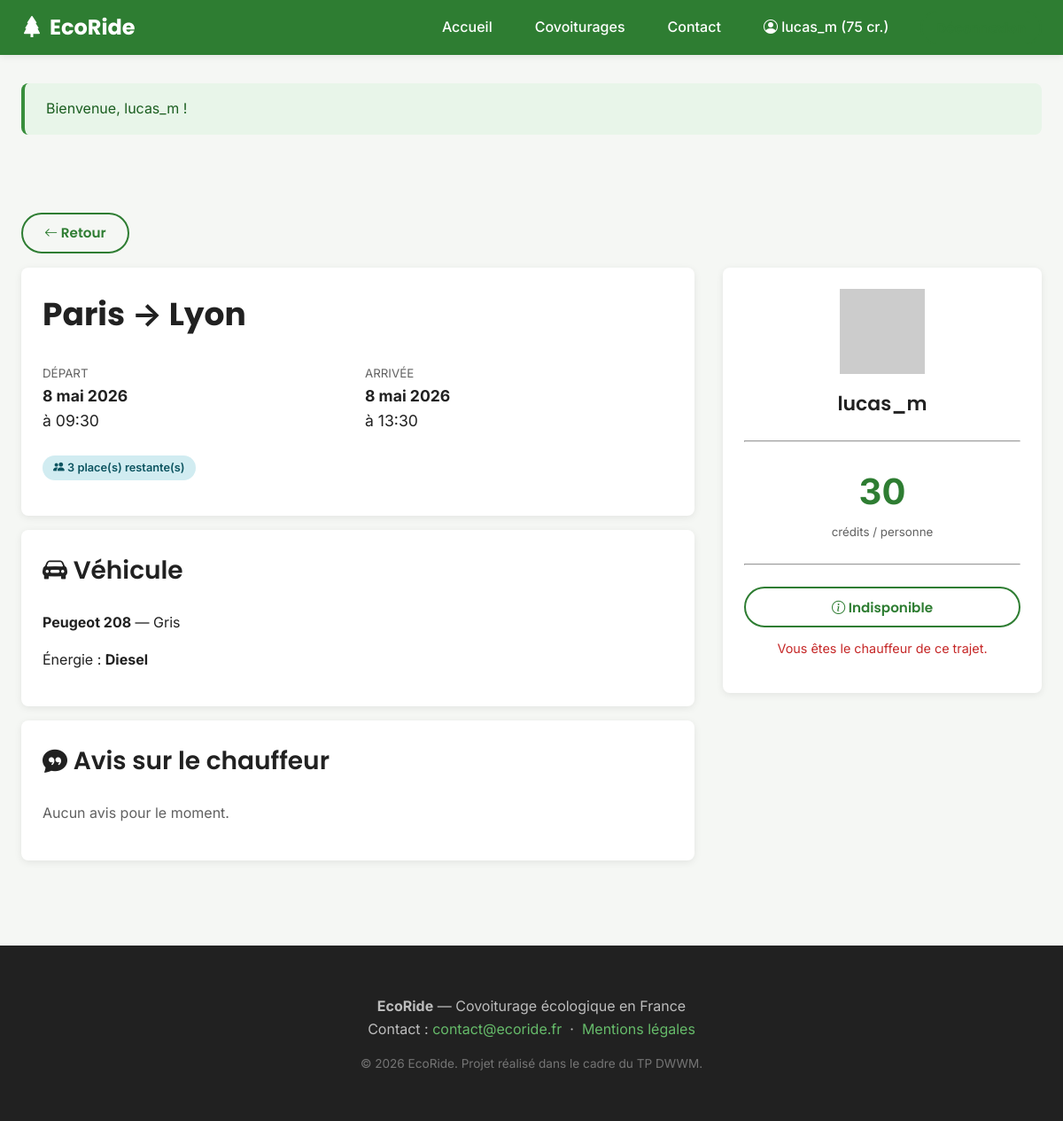
Screenshot of /covoiturages/3 (signed in) with the database file from the repository.
### tables this page shows
CREATE TABLE covoiturage (
    covoiturage_id     INT AUTO_INCREMENT PRIMARY KEY,
    chauffeur_id       INT NOT NULL,
    voiture_id         INT NOT NULL,
    date_depart        DATE NOT NULL,
    heure_depart       TIME NOT NULL,
    date_arrivee       DATE NOT NULL,
    heure_arrivee      TIME NOT NULL,
    lieu_depart        VARCHAR(100) NOT NULL,
    lieu_arrivee       VARCHAR(100) NOT NULL,
    statut             ENUM('prevu','en_cours','termine','annule') NOT NULL DEFAULT 'prevu',
    nb_place           TINYINT NOT NULL,
    prix_personne      DECIMAL(6,2) NOT NULL,
    FOREIGN KEY (chauffeur_id) REFERENCES utilisateur(utilisateur_id) ON DELETE CASCADE,
    FOREIGN KEY (voiture_id)   REFERENCES voiture(voiture_id),
    INDEX idx_recherche (lieu_depart, lieu_arrivee, date_depart),
    INDEX idx_statut (statut)
);

CREATE TABLE utilisateur (
    utilisateur_id     INT AUTO_INCREMENT PRIMARY KEY,
    pseudo             VARCHAR(50) NOT NULL UNIQUE,
    email              VARCHAR(150) NOT NULL UNIQUE,
    password_hash      VARCHAR(255) NOT NULL,
    nom                VARCHAR(50),
    prenom             VARCHAR(50),
    telephone          VARCHAR(20),
    date_naissance     DATE,
    photo              VARCHAR(255) DEFAULT 'default-avatar.png',
    credit             INT NOT NULL DEFAULT 20,
    statut             ENUM('actif','suspendu') NOT NULL DEFAULT 'actif',
    date_creation      DATETIME NOT NULL DEFAULT CURRENT_TIMESTAMP,
    INDEX idx_email (email),
    INDEX idx_pseudo (pseudo)
);

CREATE TABLE marque (
    marque_id      INT AUTO_INCREMENT PRIMARY KEY,
    libelle        VARCHAR(50) NOT NULL UNIQUE
);

CREATE TABLE voiture (
    voiture_id                       INT AUTO_INCREMENT PRIMARY KEY,
    utilisateur_id                   INT NOT NULL,
    marque_id                        INT NOT NULL,
    modele                           VARCHAR(50) NOT NULL,
    immatriculation                  VARCHAR(15) NOT NULL UNIQUE,
    energie                          ENUM('essence','diesel','electrique','hybride','gpl') NOT NULL,
    couleur                          VARCHAR(30),
    date_premiere_immatriculation    DATE,
    nb_places                        TINYINT NOT NULL DEFAULT 4,
    FOREIGN KEY (utilisateur_id) REFERENCES utilisateur(utilisateur_id) ON DELETE CASCADE,
    FOREIGN KEY (marque_id)      REFERENCES marque(marque_id),
    INDEX idx_energie (energie)
);

### views/covoiturage/show.php (the view, shortened to what the rows shown need)
<div class="container">
    <a href="javascript:history.back()" class="btn btn-secondary" style="margin-bottom:1rem">
        <i class="bi bi-arrow-left"></i> Retour
    </a>
    <div style="display:grid;grid-template-columns:1fr 360px;gap:2rem">
        <div>
            <div class="card">
                <h1 style="margin-top:0"><?= e($covoiturage['lieu_depart']) ?> → <?= e($covoiturage['lieu_arrivee']) ?></h1>
                <div style="display:grid;grid-template-columns:1fr 1fr;gap:1rem;margin:1.5rem 0">
                    <div>
                        <small style="color:var(--color-text-muted)">DÉPART</small>
                        <p style="margin:0;font-size:1.1rem">
                            <strong><?= format_date_fr($covoiturage['date_depart']) ?></strong><br>
                            à <?= substr($covoiturage['heure_depart'], 0, 5) ?>
                        </p>
                    </div>
                    <div>
                        <small style="color:var(--color-text-muted)">ARRIVÉE</small>
                        <p style="margin:0;font-size:1.1rem">
                            <strong><?= format_date_fr($covoiturage['date_arrivee']) ?></strong><br>
                            à <?= substr($covoiturage['heure_arrivee'], 0, 5) ?>
                        </p>
                    </div>
                </div>
                <div style="display:flex;gap:1rem;flex-wrap:wrap;margin-bottom:1rem">
                    <span class="badge badge-info"><i class="bi bi-people-fill"></i> <?= $covoiturage['places_restantes'] ?> place(s) restante(s)</span>
                </div>
            </div>
            <div class="card" style="margin-top:1rem">
                <h2><i class="bi bi-car-front-fill"></i> Véhicule</h2>
                <p>
                    <strong><?= e($covoiturage['marque_libelle']) ?> <?= e($covoiturage['modele']) ?></strong>
                    — <?= e($covoiturage['couleur']) ?>
                </p>
                <p>Énergie : <strong><?= e(ucfirst($covoiturage['energie'])) ?></strong></p>
            </div>
            <div class="card" style="margin-top:1rem">
                <h2><i class="bi bi-chat-quote-fill"></i> Avis sur le chauffeur</h2>
                <?php if (empty($avis)): ?>
                    <p style="color:var(--color-text-muted)">Aucun avis pour le moment.</p>
                <?php endif; ?>
            </div>
        </div>
        <aside>
            <div class="card" style="position:sticky;top:90px">
                <div style="text-align:center">
                    <img src="<?= asset('images/' . ($covoiturage['chauffeur_photo'] ?? 'default-avatar.png')) ?>"
                         alt="" class="driver-photo"
                         style="width:96px;height:96px"
                         onerror="this.src='https://api.dicebear.com/7.x/initials/svg?seed=<?= urlencode($covoiturage['chauffeur_pseudo']) ?>'">
                    <h3 style="margin:0.5rem 0 0"><?= e($covoiturage['chauffeur_pseudo']) ?></h3>
                </div>
                <hr style="margin:1.5rem 0">
                <div style="text-align:center">
                    <div class="price" style="font-size:2.5rem;color:var(--color-primary);font-weight:700">
                        <?= number_format((float) $covoiturage['prix_personne'], 0) ?>
                    </div>
                    <small style="color:var(--color-text-muted)">crédits / personne</small>
                </div>
                <hr style="margin:1.5rem 0">
                <?php if (!Auth::check()): ?>
                    <a href="/login?next=<?= urlencode("/covoiturages/{$covoiturage['covoiturage_id']}") ?>"
                       class="btn btn-primary btn-block">Se connecter pour participer</a>
                    <p style="text-align:center;margin-top:0.75rem;color:var(--color-text-muted);font-size:0.9rem">
                        Pas encore de compte ? <a href="/register">S'inscrire</a>
                    </p>
                <?php else: ?>
                    <button class="btn btn-secondary btn-block" disabled>
                        <i class="bi bi-info-circle"></i> Indisponible
                    </button>
                    <p style="text-align:center;margin-top:0.75rem;color:var(--color-error);font-size:0.9rem">
                        <?= e($reason) ?>
                    </p>
                <?php endif; ?>
            </div>
        </aside>
    </div>
</div>

### src/Core/Router.php (shortened to what the rows shown need)
<?php
final class Router
{
    private array $routes = [
        'GET'    => [],
        'POST'   => [],
        'PUT'    => [],
        'DELETE' => [],
    ];
    private function add(string $method, string $path, callable|array $handler): void
    {
        $this->routes[$method][$path] = $handler;
    }
    public function dispatch(string $method, string $uri): void
    {
        $uri = parse_url($uri, PHP_URL_PATH) ?: '/';
        $uri = rtrim($uri, '/') ?: '/';
        foreach ($this->routes[$method] ?? [] as $path => $handler) {
            $pattern = preg_replace('#\{([a-zA-Z_]+)\}#', '(?P<$1>[^/]+)', $path);
            $pattern = '#^' . $pattern . '$#';
            if (preg_match($pattern, $uri, $matches)) {
                $params = array_filter($matches, 'is_string', ARRAY_FILTER_USE_KEY);
                $this->call($handler, $params);
                return;
            }
        }
    }
    private function call(callable|array $handler, array $params): void
    {
        if (is_array($handler) && count($handler) === 2) {
            [$class, $method] = $handler;
            $instance = new $class();
            $instance->$method(...array_values($params));
            return;
        }
    }
}

### views/layouts/main.php (shortened to what the rows shown need)
<!DOCTYPE html>
<html lang="fr">
<head>
    <link rel="stylesheet" href="https://cdn.jsdelivr.net/npm/bootstrap-icons@1.11.3/font/bootstrap-icons.css">
    <link rel="stylesheet" href="<?= asset('css/app.css') ?>">
</head>
<body>
<?php require __DIR__ . '/../partials/navbar.php'; ?>
<main>
    <?php if ($msg = flash('success')): ?>
        <div class="container"><div class="alert alert-success"><?= e($msg) ?></div></div>
    <?php endif; ?>
    <?= $content ?? '' ?>
</main>
<?php require __DIR__ . '/../partials/footer.php'; ?>
</body>
</html>

### views/partials/navbar.php (shortened to what the rows shown need)
<?php
$user = Auth::user();
$path = parse_url($_SERVER['REQUEST_URI'] ?? '/', PHP_URL_PATH);
?>
<nav class="navbar">
    <div class="navbar-container">
        <a href="/" class="navbar-brand">
            <i class="bi bi-tree-fill"></i> EcoRide
        </a>
        <ul class="navbar-nav">
            <li><a href="/" class="<?= $path === '/' ? 'active' : '' ?>">Accueil</a></li>
            <li><a href="/covoiturages" class="<?= str_starts_with($path, '/covoiturages') ? 'active' : '' ?>">Covoiturages</a></li>
            <li><a href="/contact" class="<?= $path === '/contact' ? 'active' : '' ?>">Contact</a></li>
            <?php if ($user): ?>
                <li><a href="/mon-espace"><i class="bi bi-person-circle"></i> <?= e($user['pseudo']) ?> (<?= $user['credit'] ?> cr.)</a></li>
                <li>
                    <form method="post" action="/logout" style="display:inline">
                        <button type="submit" class="btn btn-secondary" style="padding:0.4rem 1rem">Déconnexion</button>
                    </form>
                </li>
            <?php else: ?>
                <li><a href="/login" class="btn-cta">Connexion</a></li>
            <?php endif; ?>
        </ul>
    </div>
</nav>

### views/partials/footer.php
<footer class="footer">
    <div>
        <p>
            <strong>EcoRide</strong> — Covoiturage écologique en France<br>
            Contact : <a href="mailto:contact@ecoride.fr">contact@ecoride.fr</a>
            &nbsp;·&nbsp;
            <a href="/mentions-legales">Mentions légales</a>
        </p>
        <p style="font-size:0.85rem;color:#757575;margin-top:1rem">
            © <?= date('Y') ?> EcoRide. Projet réalisé dans le cadre du TP DWWM.
        </p>
    </div>
</footer>

### rows the page displays
covoiturage: chauffeur.pseudo "lucas_m", lieu_depart "Paris", lieu_arrivee "Lyon", date_depart "8 mai 2026", heure_depart "09:30", date_arrivee "8 mai 2026", heure_arrivee "13:30", places_restantes "3", marque.libelle "Peugeot", voiture.modele "208", voiture.couleur "Gris", voiture.energie "Diesel", prix_personne "30", reason "Vous êtes le chauffeur de ce trajet."
